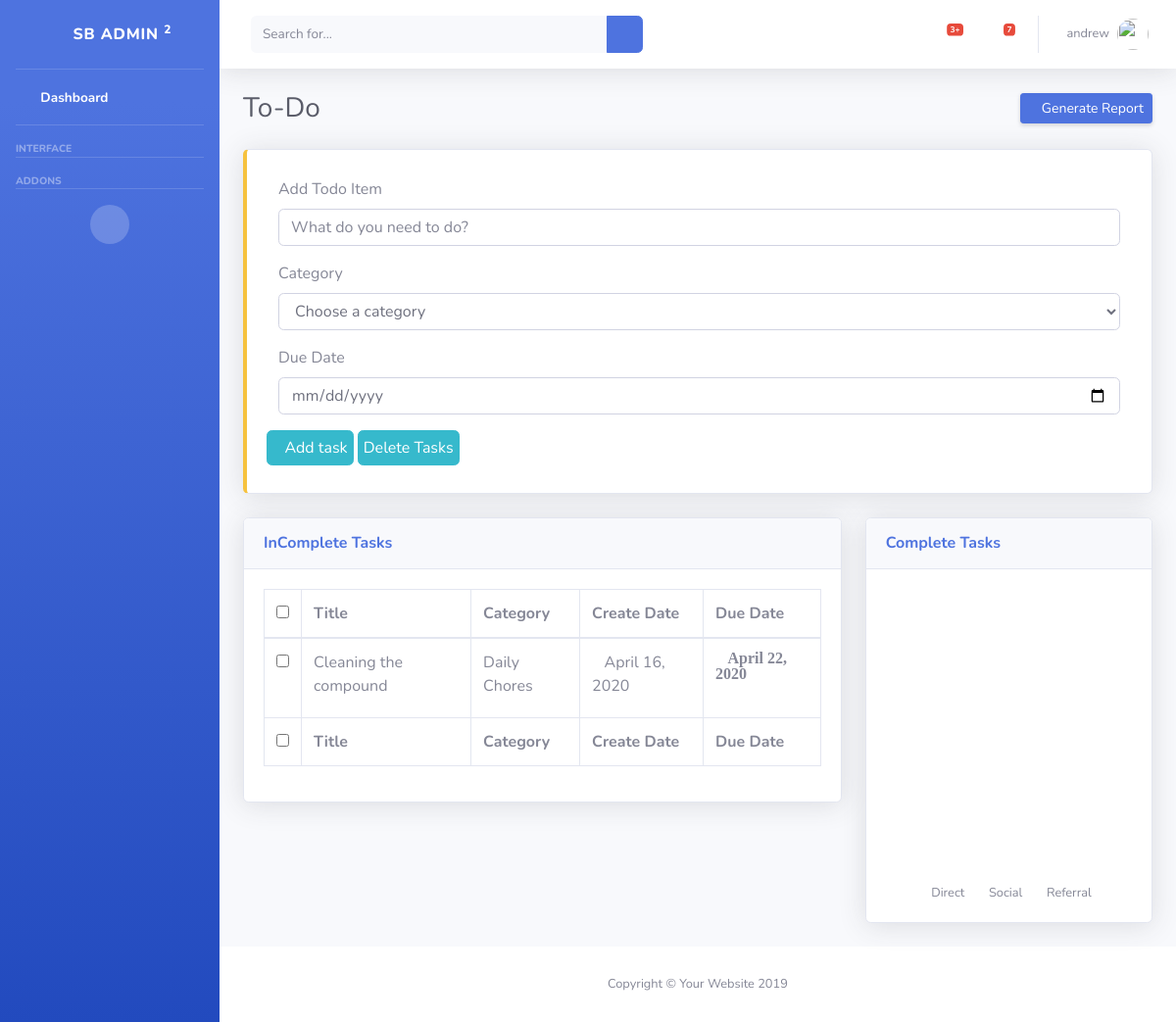
The app's page /todo/ (signed in), older data.
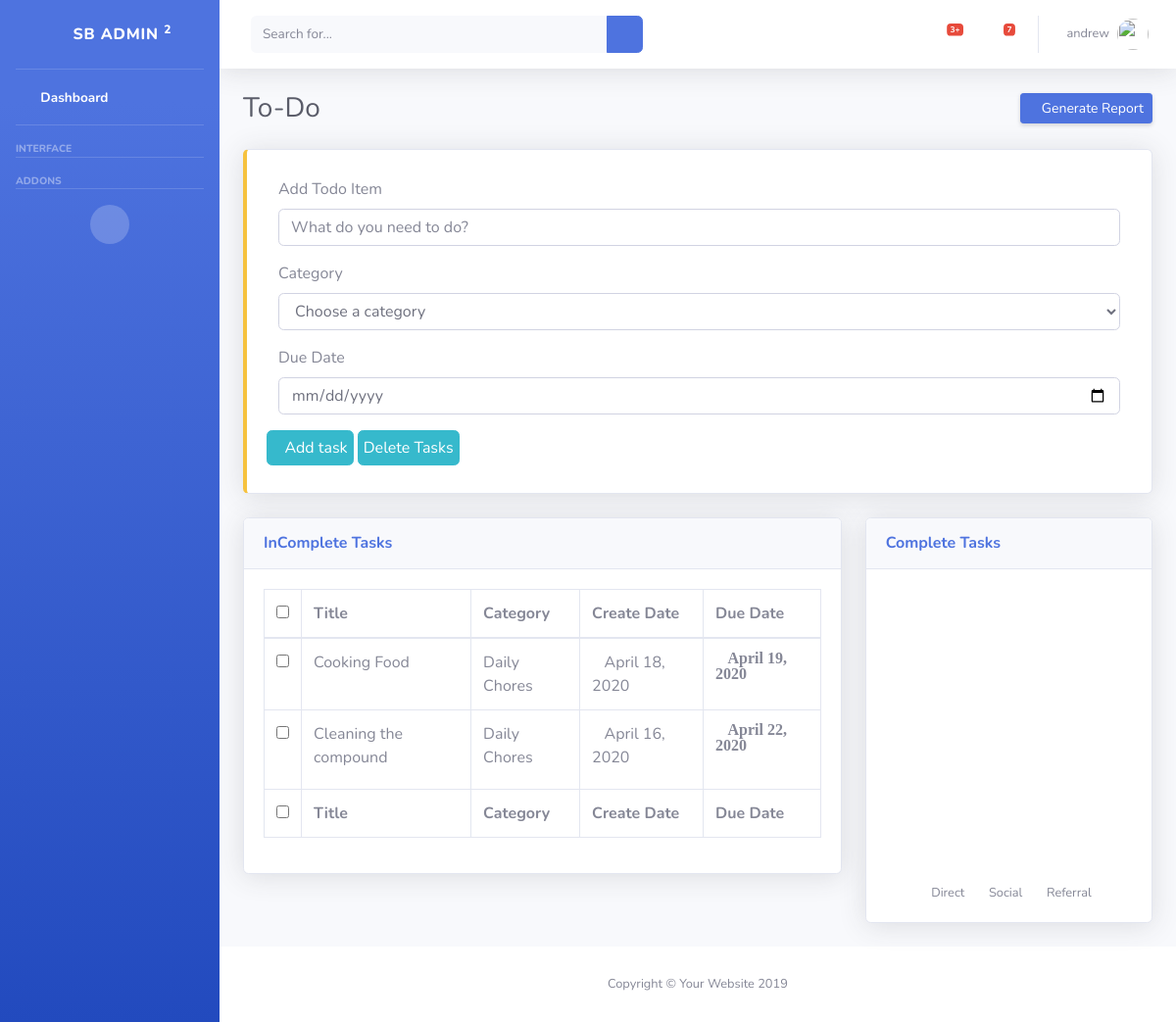
The same page, newer data.
### usertodo/models.py (models this page shows, shortened)
class Task(models.Model):
    title = models.CharField(max_length=250) # a varchar
    content = models.TextField(blank=True) # a text field
    created = models.DateField(default=timezone.now().strftime("%Y-%m-%d")) # a date
    due_date = models.DateField(default=timezone.now().strftime("%Y-%m-%d")) # a date
    category = models.ForeignKey(Category, default="general", on_delete=models.CASCADE) # a foreignkey
    task_author = models.ForeignKey(User, on_delete=models.CASCADE) #User
    class Meta:
        ordering = ["-created"] #ordering by the created field

class Category(models.Model): # The Category table name that inherits models.Model
	name = models.CharField(max_length=100) #Like a varchar
	class Meta:
		verbose_name = ("Category")
		verbose_name_plural = ("Categories")
	def __str__(self):
		return self.name #name to be shown when called

### usertodo/views.py (the view, shortened to what this page needs)
# urls.py: path('', index, name="all_todo_list"),
@login_required
def index(request):
    author = get_object_or_404(Profile, user=request.user)
    todos = Task.objects.filter(task_author=request.user) #quering all todos with the object manager
    categories = Category.objects.all() #getting all categories with object manager
    context = {
        "todos": todos,
        "categories":categories
    }
    return render(request, 'usertodo/index.html', context)

### templates/usertodo/index.html (shortened to what the changed rows need)
{% extends "usertodo/base.html" %}
{% load static %}
{% block content %}
<link href="{% static 'users/'%}vendor/datatables/dataTables.bootstrap4.min.css" rel="stylesheet">
<body id="page-top">
  <div id="wrapper">
    <div id="content-wrapper" class="d-flex flex-column">
      <div id="content">
        <div class="container-fluid">
          <div class="d-sm-flex align-items-center justify-content-between mb-4">
            <h1 class="h3 mb-0 text-gray-800">To-Do</h1>
          </div>
          <div class="row">
            <div class="col-xl-8 col-lg-7">
              <div class="card shadow mb-4">
                <div class="card-body">
                <div class="table-responsive">
                 <table class="table table-bordered" id="dataTable" width="100%" cellspacing="0">
                  <thead>
                    <tr>
                      <th><input type="checkbox" class="taskCheckbox" name="checkedbox"></th>
                      <th>Title</th>
                      <th>Category</th>
                      <th>Create Date</th>
                      <th>Due Date</th>
                    </tr>
                  </thead>
                  <tfoot>
                    <tr>
                      <th><input type="checkbox" class="taskCheckbox" name="checkedbox"></th>
                      <th>Title</th>
                      <th>Category</th>
                      <th>Create Date</th>
                      <th>Due Date</th>
                    </tr>
                  </tfoot>
                  <tbody>
                   {% for todo in todos %}
                    <tr>
                      <td><input type="checkbox" class="taskCheckbox" name="checkedbox" id="{{ todo.id }}" value="{{ todo.id }}"></td>
                      <td><label for="{{ todo.id }}"><span class="complete-">{{ todo.title }}</span></label></td>
                      <td><span class="category-{{ todo.category }}">{{ todo.category }}</span></td>
                      <td><i class="fa fa-calendar"></i>{{ todo.created }}</td>
                      <td><i class="fa fa-calendar">{{ todo.due_date }}</td>
                    </tr>
                    {% endfor %}
                    </tbody>
                  </table>
                </div>
              </div>
              </div>
            </div>
          </div>
        </div>
      </div>
    </div>
  </div>
{% endblock content %}

Row changes from the older to the newer data that the page shows:
added Task: title "Cooking Food", category "Daily Chores", created "April 18, 2020", due_date "April 19, 2020"
